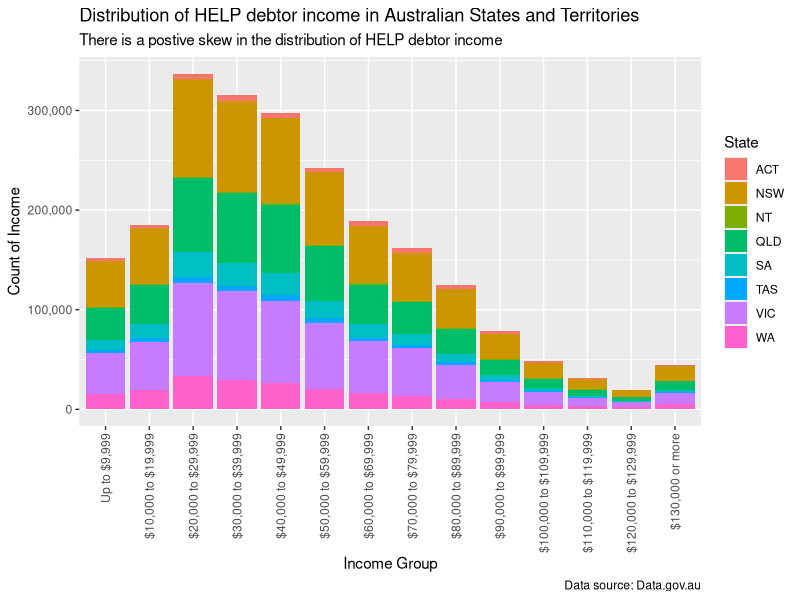
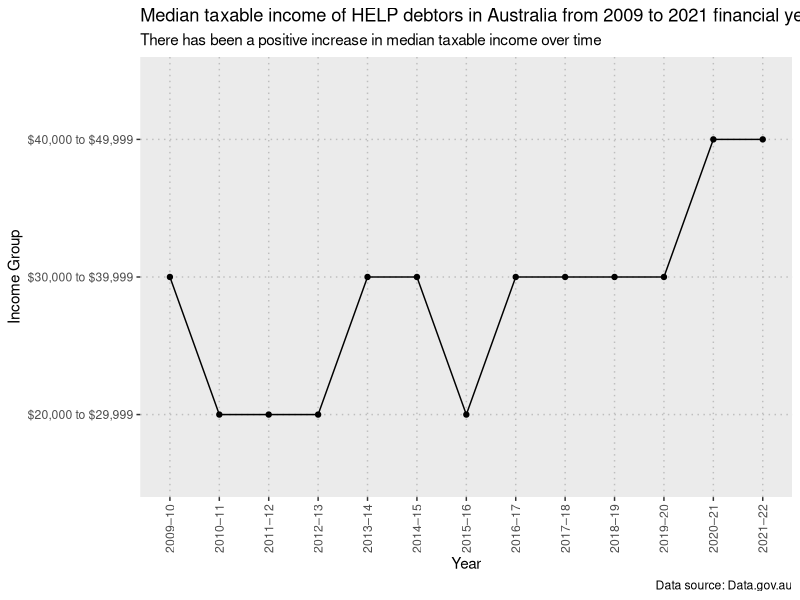

R code for these plots, in order:
## ---- chunk 1
knitr::opts_chunk$set(echo = TRUE)

# Loading Libraries
library(readxl)
library(dplyr)
library(tidyr)
library(ggplot2)
library(scales)
library(tidyverse)

# Loading Data
table_1 <- read_xlsx("Data/help-statistics-2021-2022.xlsx", sheet = 2, skip = 2, col_names = TRUE)
table_2 <- read_xlsx("Data/help-statistics-2021-2022.xlsx", sheet = 3, skip = 2, col_names = TRUE)
table_3 <- read_xlsx("Data/help-statistics-2021-2022.xlsx", sheet = 4, skip = 2, col_names = TRUE)
table_4 <- read_xlsx("Data/help-statistics-2021-2022.xlsx", sheet = 5, skip = 2, col_names = TRUE)
table_7 <- read_xlsx("Data/help-statistics-2021-2022.xlsx", sheet = 8, skip = 2, col_names = TRUE)
## ---- chunk 2

income_dist <- table_7 %>%
  select('Financial year', 'HELP repayment income', 'ACT', 'NSW', 'NT', 'QLD', 'SA', 'TAS', 'VIC', 'WA') %>%
  filter(`Financial year` == "2021–22") %>%
  filter(`HELP repayment income` != "Unknown")

pivoted_dist <- income_dist %>%
  pivot_longer(
    cols = c('ACT', 'NSW', 'NT', 'QLD', 'SA', 'TAS', 'VIC', 'WA'),
    names_to = "State",
    values_to = "Count")

income_factor = c("Up to $9,999", "$10,000 to $19,999", "$20,000 to $29,999", "$30,000 to $39,999", "$40,000 to $49,999", "$50,000 to $59,999", "$60,000 to $69,999", "$70,000 to $79,999", "$80,000 to $89,999", "$90,000 to $99,999", "$100,000 to $109,999", "$110,000 to $119,999", "$120,000 to $129,999", "$130,000 or more")

dist_plot <- ggplot(data = pivoted_dist, aes(x = factor(`HELP repayment income`, level = income_factor), y = Count, fill = State)) +
  geom_bar(stat="identity") +
  theme(axis.text.x = element_text(angle = 90, vjust = 0.5, hjust=1)) +
  scale_y_continuous(name="Count of Income", labels = label_comma()) +
  xlab("Income Group") +
  labs(title = "Distribution of HELP debtor income in Australian States and Territories", subtitle = "There is a postive skew in the distribution of HELP debtor income", caption = "Data source: Data.gov.au")

dist_plot

## ---- chunk 3

median_income <- table_7 %>%
  select('Financial year', 'HELP repayment income', 'ACT', 'NSW', 'NT', 'QLD', 'SA', 'TAS', 'VIC', 'WA') %>%
  filter(`HELP repayment income` != "Unknown")

median_pivot <- median_income %>%
  pivot_longer(
    cols = c('ACT', 'NSW', 'NT', 'QLD', 'SA', 'TAS', 'VIC', 'WA'),
    names_to = "State",
    values_to = "Count")

median_pivot <- mutate(median_pivot, `HELP repayment income` = case_when(
    `HELP repayment income`=="Up to $9,999" ~ 9999,
    `HELP repayment income`=="$10,000 to $19,999" ~ 19999, 
    `HELP repayment income`=="$20,000 to $29,999" ~ 29999, 
    `HELP repayment income`=="$30,000 to $39,999" ~ 39999, 
    `HELP repayment income`=="$40,000 to $49,999" ~ 49999, 
    `HELP repayment income`=="$50,000 to $59,999" ~ 59999, 
    `HELP repayment income`=="$60,000 to $69,999" ~ 69999, 
    `HELP repayment income`=="$70,000 to $79,999" ~ 79999, 
    `HELP repayment income`=="$80,000 to $89,999" ~ 89999, 
    `HELP repayment income`=="$90,000 to $99,999" ~ 99999, 
    `HELP repayment income`=="$100,000 to $109,999" ~ 109999, 
    `HELP repayment income`=="$110,000 to $119,999" ~ 119999, 
    `HELP repayment income`=="$120,000 to $129,999" ~ 129999, 
    `HELP repayment income`=="$130,000 or more" ~ 130000
    ))

median_pivoted <- median_pivot %>%
  group_by(`Financial year`) %>%
  summarise(
    median_income = sort(rep(`HELP repayment income`,Count))[length(rep(`HELP repayment income`,Count))/2]
  )

median_pivoted <- mutate(median_pivoted, median_income = case_when(
    median_income== 9999 ~ "Up to $9,999",
    median_income==19999 ~ "$10,000 to $19,999", 
    median_income==29999 ~ "$20,000 to $29,999", 
    median_income==39999 ~ "$30,000 to $39,999", 
    median_income==49999 ~ "$40,000 to $49,999", 
    median_income==59999 ~ "$50,000 to $59,999", 
    median_income==69999 ~ "$60,000 to $69,999", 
    median_income==79999 ~ "$70,000 to $79,999", 
    median_income==89999 ~ "$80,000 to $89,999", 
    median_income==99999 ~ "$90,000 to $99,999", 
    median_income==109999 ~ "$100,000 to $109,999", 
    median_income==119999 ~ "$110,000 to $119,999", 
    median_income==129999 ~ "$120,000 to $129,999", 
    median_income==130000 ~ "$130,000 or more"
    ))

median_plot <- ggplot(data = median_pivoted, aes(x = `Financial year`, y = median_income, group = 1)) +
  geom_line() +
  geom_point() +
  labs(title = "Median taxable income of HELP debtors in Australia from 2009 to 2021 financial year", 
       subtitle = "There has been a positive increase in median taxable income over time", 
       caption = "Data source: Data.gov.au") +
  ylab("Income Group") +
  xlab("Year") +
  theme(panel.grid.major = element_line(color = "grey",
                                        size = 0.5,
                                        linetype = 3),
        axis.text.x = element_text(angle = 90, vjust = 0.5, hjust=1))

median_plot
